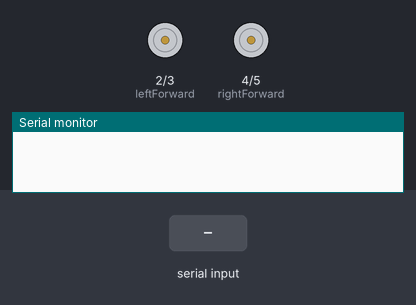
Recording of a sketch running on a simulated Arduino Uno, built with avr-gcc and run on an emulated ATmega328P. On the bench: motor-driver pin pairs drawn as motors (green arrow = first pin HIGH = forward, orange = second pin HIGH = backward, longer = more drive), the last lines printed to the serial monitor. The inputs (shaded band) are chosen by the test bench.

Above: at 1.2 s.
1.3 s: "FF" received over the second serial link
At 2.5 s:
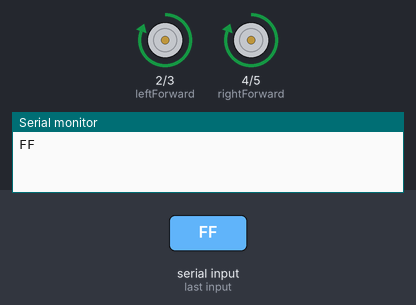
2.8 s: "BB" received over the second serial link
At 3.7 s:
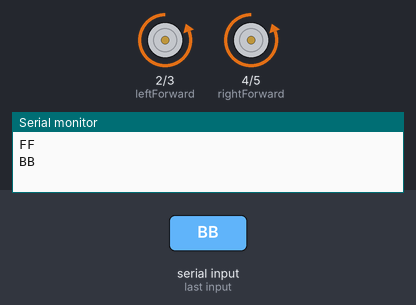
4.3 s: "RR" received over the second serial link
At 4.8 s:
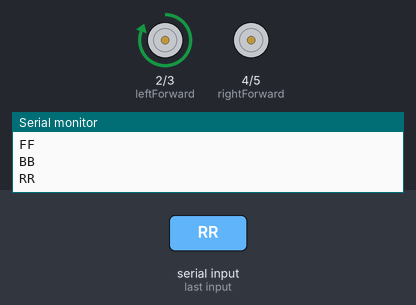
5.8 s: "LL" received over the second serial link
At 7.1 s:
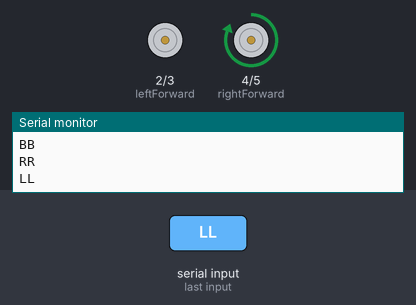
Timing chart, 0 to 8.3 s (numbered marks = the images above; inputs shaded):
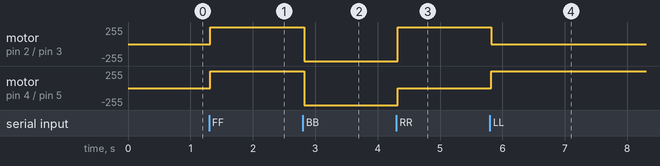

Measured:
- after the input at 1.3 s, motor on pin 2 (leftForward) / pin 3 (leftBackward), motor on pin 4 (rightForward) / pin 5 (rightBackward): stopped → forward 255/255 at once
- after the input at 2.8 s, motor on pin 2 (leftForward) / pin 3 (leftBackward), motor on pin 4 (rightForward) / pin 5 (rightBackward): forward 255/255 → backward 255/255 at once
- after the input at 4.3 s, motor on pin 2 (leftForward) / pin 3 (leftBackward): backward 255/255 → forward 255/255 at once; motor on pin 4 (rightForward) / pin 5 (rightBackward): backward 255/255 → stopped at once
- after the input at 5.8 s, motor on pin 2 (leftForward) / pin 3 (leftBackward): forward 255/255 → stopped at once; motor on pin 4 (rightForward) / pin 5 (rightBackward): stopped → forward 255/255 at once

The sketch:

bluetooth.ino
```cpp
#include <SoftwareSerial.h>
SoftwareSerial BT(0, 1); //TX, RX respetively
String readvoice;

const int leftForward = 2;

const int leftBackward = 3;

const int rightForward = 4;

const int rightBackward = 5;


void setup() {

 BT.begin(9600);

 Serial.begin(9600);

    pinMode(leftForward , OUTPUT);

  pinMode(leftBackward , OUTPUT);

  pinMode(rightForward , OUTPUT);

  pinMode(rightBackward , OUTPUT);
}


void loop() {

  while (BT.available()){

  delay(10);

  char c = BT.read();

  readvoice += c;

  }

  if (readvoice.length() > 0) {

    Serial.println(readvoice);


  if(readvoice == "FF")//forward

  {

moveForward();

    delay(100);

    }


  else if(readvoice == "BB")//backward

  {

moveBackward();

    delay(100);

  }


  else if (readvoice == "RR")//right

  {

turnRight();

    delay (100);


  }


 else if ( readvoice == "LL")//left

 {

turnLeft();

   delay (100);

 }


 else if (readvoice == "SS")//stop

 {
robotStop();

   delay (100);

 }

readvoice="";}} //Reset the variable


void robotStop(){

    digitalWrite(leftForward , LOW);

    digitalWrite(leftBackward , LOW);

    digitalWrite(rightForward , LOW);

    digitalWrite(rightBackward , LOW);
}

void moveForward()

{

    digitalWrite(leftForward , HIGH);

    digitalWrite(leftBackward , LOW);

    digitalWrite(rightForward , HIGH);

    digitalWrite(rightBackward , LOW);

  }

  void moveBackward()

{

  digitalWrite(leftForward , LOW);

    digitalWrite(leftBackward , HIGH);

    digitalWrite(rightForward , LOW);

    digitalWrite(rightBackward , HIGH);

}

void turnRight()

{

    digitalWrite(leftForward , HIGH);

    digitalWrite(leftBackward , LOW);

    digitalWrite(rightForward , LOW);

    digitalWrite(rightBackward , LOW);


}

void turnLeft()

{

    digitalWrite(leftForward , LOW);

    digitalWrite(leftBackward , LOW);

    digitalWrite(rightForward , HIGH);

    digitalWrite(rightBackward , LOW);


}
```
